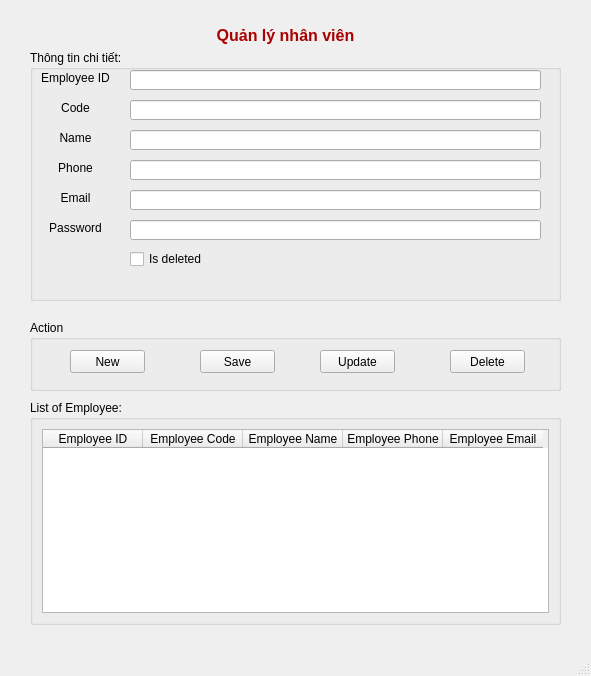
<?xml version="1.0" encoding="UTF-8"?>
<ui version="4.0">
 <class>MainWindow</class>
 <widget class="QMainWindow" name="MainWindow">
  <property name="geometry">
   <rect>
    <x>0</x>
    <y>0</y>
    <width>591</width>
    <height>676</height>
   </rect>
  </property>
  <property name="windowTitle">
   <string>MainWindow</string>
  </property>
  <widget class="QWidget" name="centralwidget">
   <widget class="QLabel" name="label">
    <property name="geometry">
     <rect>
      <x>180</x>
      <y>20</y>
      <width>211</width>
      <height>31</height>
     </rect>
    </property>
    <property name="text">
     <string>&lt;html&gt;&lt;head/&gt;&lt;body&gt;&lt;p align=&quot;center&quot;&gt;&lt;span style=&quot; font-size:12pt; font-weight:600; color:#aa0000;&quot;&gt;Quản lý nhân viên&lt;/span&gt;&lt;/p&gt;&lt;/body&gt;&lt;/html&gt;</string>
    </property>
   </widget>
   <widget class="QGroupBox" name="groupBox">
    <property name="geometry">
     <rect>
      <x>30</x>
      <y>50</y>
      <width>531</width>
      <height>251</height>
     </rect>
    </property>
    <property name="title">
     <string>Thông tin chi tiết:</string>
    </property>
    <widget class="QLabel" name="label_2">
     <property name="geometry">
      <rect>
       <x>10</x>
       <y>20</y>
       <width>71</width>
       <height>16</height>
      </rect>
     </property>
     <property name="text">
      <string>Employee ID</string>
     </property>
     <property name="alignment">
      <set>Qt::AlignCenter</set>
     </property>
    </widget>
    <widget class="QLineEdit" name="le_id">
     <property name="geometry">
      <rect>
       <x>100</x>
       <y>20</y>
       <width>411</width>
       <height>20</height>
      </rect>
     </property>
    </widget>
    <widget class="QLabel" name="label_3">
     <property name="geometry">
      <rect>
       <x>10</x>
       <y>50</y>
       <width>71</width>
       <height>16</height>
      </rect>
     </property>
     <property name="text">
      <string>Code</string>
     </property>
     <property name="alignment">
      <set>Qt::AlignCenter</set>
     </property>
    </widget>
    <widget class="QLineEdit" name="le_code">
     <property name="geometry">
      <rect>
       <x>100</x>
       <y>50</y>
       <width>411</width>
       <height>20</height>
      </rect>
     </property>
    </widget>
    <widget class="QLabel" name="label_4">
     <property name="geometry">
      <rect>
       <x>10</x>
       <y>80</y>
       <width>71</width>
       <height>16</height>
      </rect>
     </property>
     <property name="text">
      <string>Name</string>
     </property>
     <property name="alignment">
      <set>Qt::AlignCenter</set>
     </property>
    </widget>
    <widget class="QLineEdit" name="le_name">
     <property name="geometry">
      <rect>
       <x>100</x>
       <y>80</y>
       <width>411</width>
       <height>20</height>
      </rect>
     </property>
    </widget>
    <widget class="QLabel" name="label_5">
     <property name="geometry">
      <rect>
       <x>10</x>
       <y>110</y>
       <width>71</width>
       <height>16</height>
      </rect>
     </property>
     <property name="text">
      <string>Phone</string>
     </property>
     <property name="alignment">
      <set>Qt::AlignCenter</set>
     </property>
    </widget>
    <widget class="QLineEdit" name="le_phone">
     <property name="geometry">
      <rect>
       <x>100</x>
       <y>110</y>
       <width>411</width>
       <height>20</height>
      </rect>
     </property>
    </widget>
    <widget class="QLabel" name="label_6">
     <property name="geometry">
      <rect>
       <x>10</x>
       <y>140</y>
       <width>71</width>
       <height>16</height>
      </rect>
     </property>
     <property name="text">
      <string>Email</string>
     </property>
     <property name="alignment">
      <set>Qt::AlignCenter</set>
     </property>
    </widget>
    <widget class="QLineEdit" name="le_email">
     <property name="geometry">
      <rect>
       <x>100</x>
       <y>140</y>
       <width>411</width>
       <height>20</height>
      </rect>
     </property>
    </widget>
    <widget class="QLabel" name="label_7">
     <property name="geometry">
      <rect>
       <x>10</x>
       <y>170</y>
       <width>71</width>
       <height>16</height>
      </rect>
     </property>
     <property name="text">
      <string>Password</string>
     </property>
     <property name="alignment">
      <set>Qt::AlignCenter</set>
     </property>
    </widget>
    <widget class="QLineEdit" name="le_password">
     <property name="geometry">
      <rect>
       <x>100</x>
       <y>170</y>
       <width>411</width>
       <height>20</height>
      </rect>
     </property>
    </widget>
    <widget class="QCheckBox" name="checkBox">
     <property name="geometry">
      <rect>
       <x>100</x>
       <y>200</y>
       <width>81</width>
       <height>18</height>
      </rect>
     </property>
     <property name="text">
      <string>Is deleted</string>
     </property>
    </widget>
   </widget>
   <widget class="QGroupBox" name="groupBox_2">
    <property name="geometry">
     <rect>
      <x>30</x>
      <y>320</y>
      <width>531</width>
      <height>71</height>
     </rect>
    </property>
    <property name="title">
     <string>Action</string>
    </property>
    <widget class="QPushButton" name="pushButton_new">
     <property name="geometry">
      <rect>
       <x>40</x>
       <y>30</y>
       <width>75</width>
       <height>23</height>
      </rect>
     </property>
     <property name="text">
      <string>New</string>
     </property>
    </widget>
    <widget class="QPushButton" name="pushButton_save">
     <property name="geometry">
      <rect>
       <x>170</x>
       <y>30</y>
       <width>75</width>
       <height>23</height>
      </rect>
     </property>
     <property name="text">
      <string>Save</string>
     </property>
    </widget>
    <widget class="QPushButton" name="pushButton_update">
     <property name="geometry">
      <rect>
       <x>290</x>
       <y>30</y>
       <width>75</width>
       <height>23</height>
      </rect>
     </property>
     <property name="text">
      <string>Update</string>
     </property>
    </widget>
    <widget class="QPushButton" name="pushButton_delete">
     <property name="geometry">
      <rect>
       <x>420</x>
       <y>30</y>
       <width>75</width>
       <height>23</height>
      </rect>
     </property>
     <property name="text">
      <string>Delete</string>
     </property>
    </widget>
   </widget>
   <widget class="QGroupBox" name="groupBox_3">
    <property name="geometry">
     <rect>
      <x>30</x>
      <y>400</y>
      <width>531</width>
      <height>225</height>
     </rect>
    </property>
    <property name="title">
     <string>List of Employee:</string>
    </property>
    <layout class="QVBoxLayout" name="verticalLayout">
     <item>
      <widget class="QTableWidget" name="tableWidget">
       <column>
        <property name="text">
         <string>Employee ID</string>
        </property>
       </column>
       <column>
        <property name="text">
         <string>Employee Code</string>
        </property>
       </column>
       <column>
        <property name="text">
         <string>Employee Name</string>
        </property>
       </column>
       <column>
        <property name="text">
         <string>Employee Phone</string>
        </property>
       </column>
       <column>
        <property name="text">
         <string>Employee Email</string>
        </property>
       </column>
      </widget>
     </item>
    </layout>
   </widget>
  </widget>
  <widget class="QMenuBar" name="menubar">
   <property name="geometry">
    <rect>
     <x>0</x>
     <y>0</y>
     <width>591</width>
     <height>22</height>
    </rect>
   </property>
  </widget>
  <widget class="QStatusBar" name="statusbar"/>
 </widget>
 <resources/>
 <connections/>
</ui>
